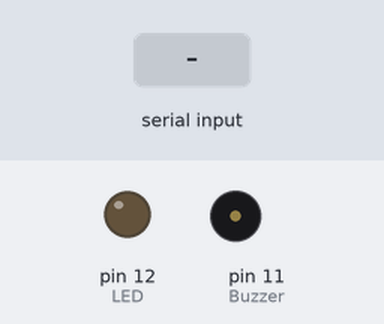
Recording of a sketch running on a simulated Arduino Uno, built with avr-gcc and run on an emulated ATmega328P. Shown: output pins drawn as LEDs (lit = HIGH), buzzer (waves = sounding, pin HIGH). The inputs (shaded band) are chosen by the test bench.

Above: at 1.2 s.
1.3 s: "T" received over Serial
At 1.45 s:
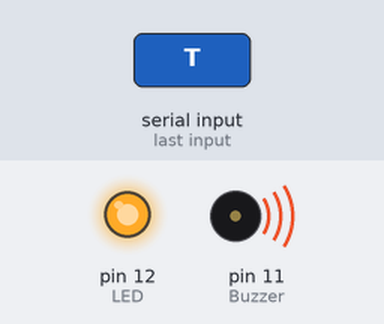
Timing chart, 0 to 4.3 s (numbered marks = the images above; inputs shaded):
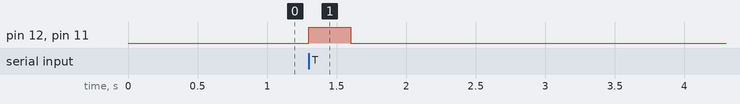

The sketch:

BabySheetArduino.ino
```cpp
#define LED 12
#define Buzzer 11

byte signal;

void setup() {
  pinMode(LED, OUTPUT);
  pinMode(Buzzer, OUTPUT);

  Serial.begin(9600);
}

void loop() {
  if (Serial.available()) {
    signal = Serial.read();

    if (signal == 'T') {
      digitalWrite(LED, 1);
      digitalWrite(Buzzer, 1);
      delay(300);
      digitalWrite(LED, 0);
      digitalWrite(Buzzer, 0);
      delay(200);

    } else if (signal == 'F') {
      digitalWrite(LED, 0);
    }
  }
}
```

Measured:
- after the input at 1.3 s, pin 12 (LED), pin 11 (Buzzer): LOW → HIGH at once, → LOW 0.30 s later
